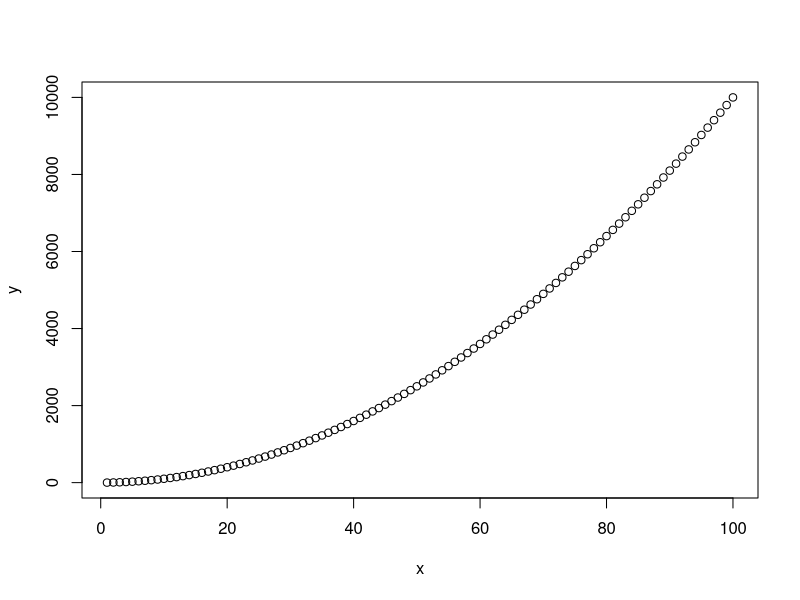
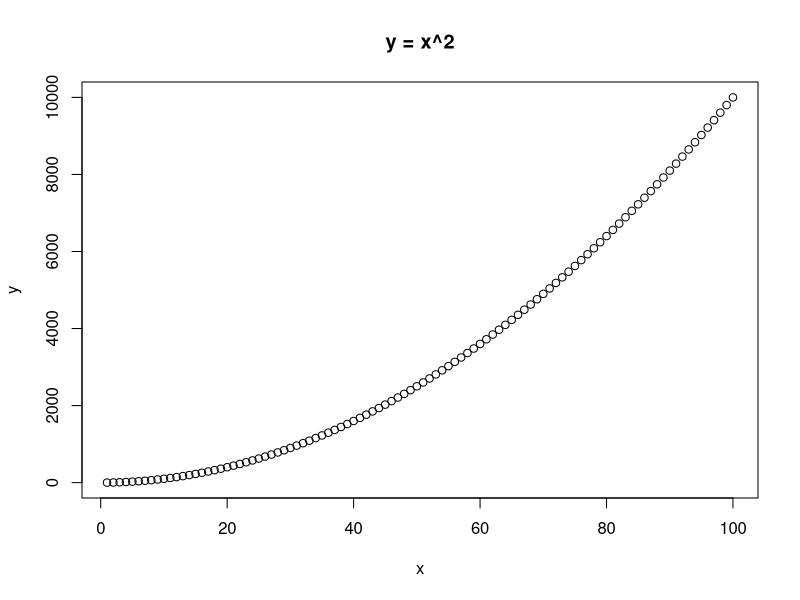
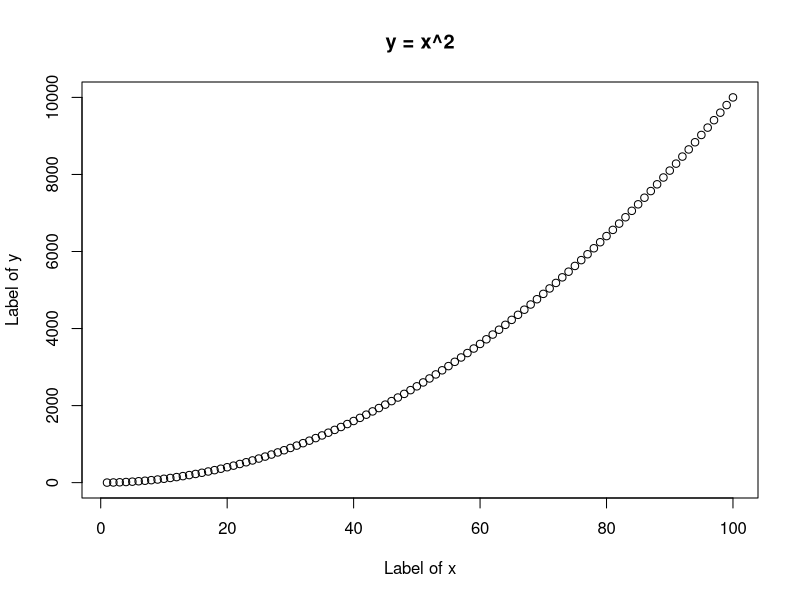
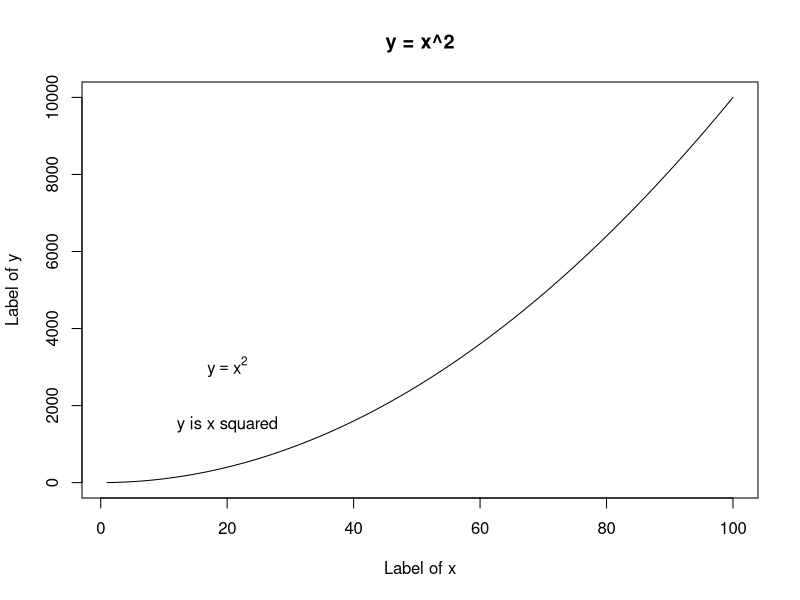
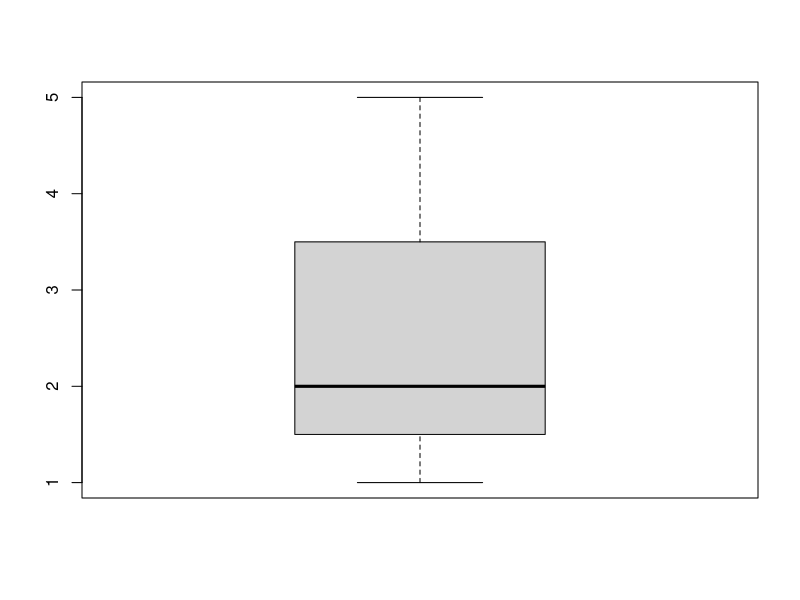
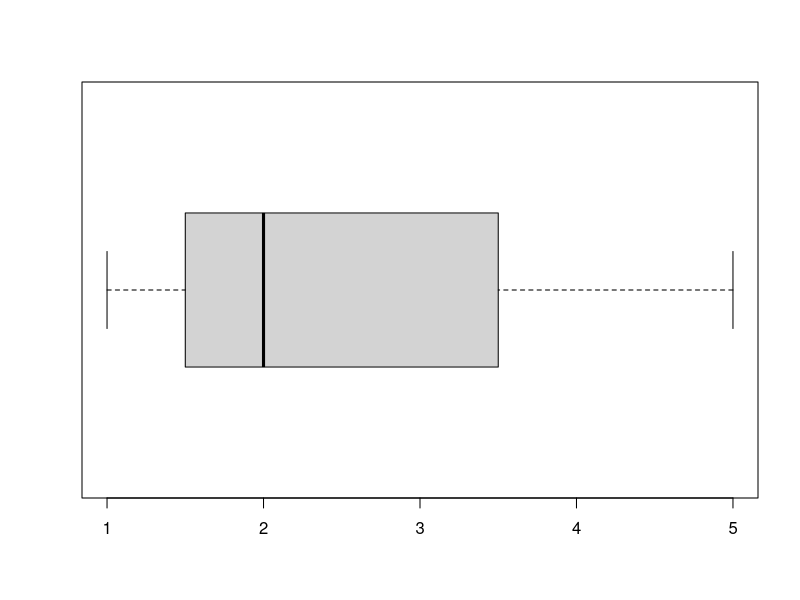
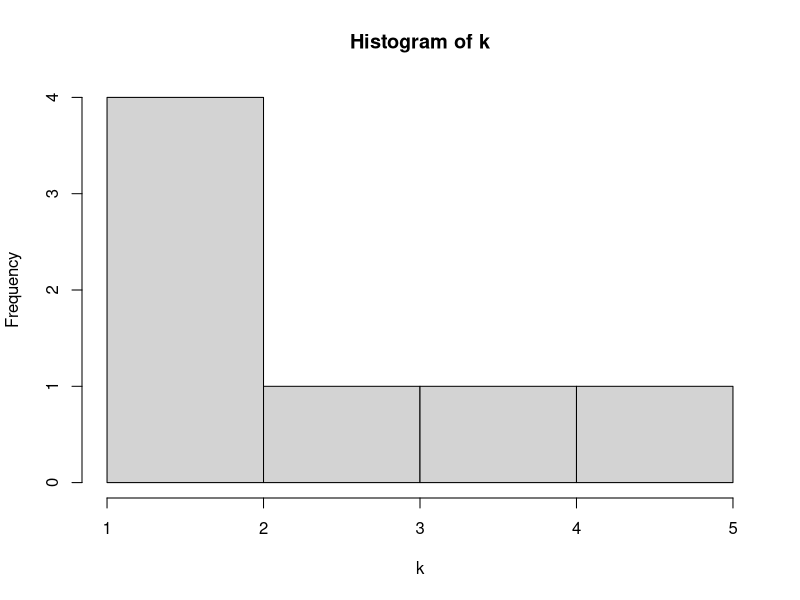
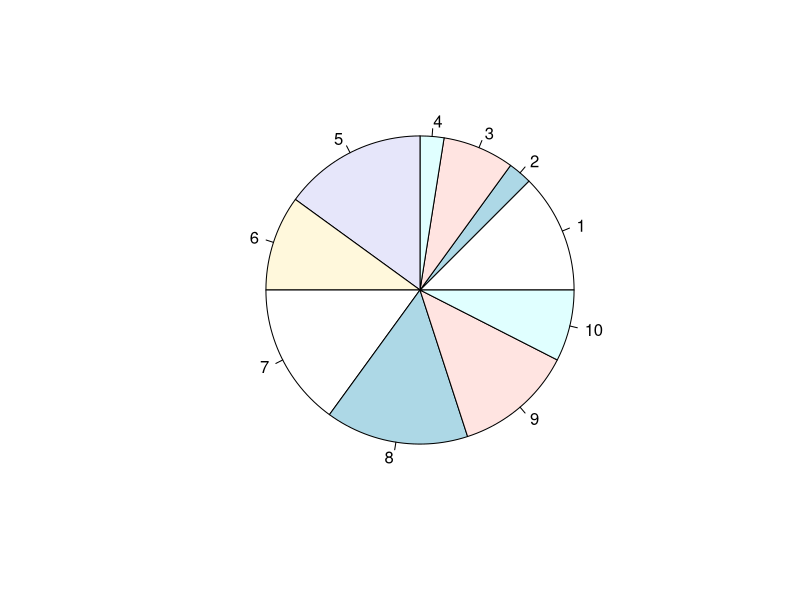

Source code (R) for these figures, in order:
#-----------------------------------------------
#       2.1 Data survey and data summary
#-----------------------------------------------
# plot( )
# boxplot( ) 
# hist( )
# stem( ) 
# pie( ) 
# matplot( )


#*********Plot()**************
x = 1:100
y = x^2

plot(x,y)

# 1.
plot(x,y,main = "y = x^2")  

# 2.
plot(x,y,main = "y = x^2", xlab = "Label of x", ylab = "Label of y")

# 3.
plot(x,y,main = "y = x^2", xlab = "Label of x", ylab = "Label of y", type = "l" )

# Put text
text(20, 1500, "y is x squared")

# Put text with expression
text(20,3000,expression(y==x^2))


#**************Boxplot()******************

k = c(2,1,4,3,1,2,5)

boxplot(k)

# Horizon style
boxplot(k, horizontal=TRUE)



#********Histogram()****************

hist(k)


#**************Stem()****************
x =sample(1:10,30,replace = TRUE)
x

stem(x)

#The decimal point is at the |
#1 | 0
#2 | 00
#3 | 0000
#4 | 000000
#5 | 00000
#6 | 00
#7 | 000
#8 | 000
#9 | 00
#10 | 00


#***************Pie()******************
z =sample(1:6,10,replace = TRUE)

pie(z)


#*************Matplot()****************
x = 1:12
y1 = x^2
y2 = x^3

matplot(x, cbind(y1,y2))

# line
matplot(x, cbind(y1,y2), type = "l")


#*************Par************************
par(mfrow = c(2,2))

plot(y1,y2)

matplot(x, cbind(y1,y2), type = "l")

hist(k)

boxplot(k)


#**************Table*********************
value = sample(1:10,10000,replace=TRUE)

table(value)


#value
#1    2    3    4    5    6      7    8    9    10 
#1017  979 1000 1024 1017 963   1028  974 1010  988
